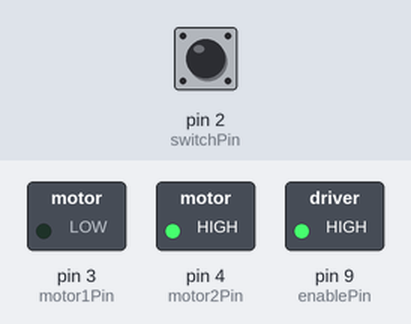
Bench run of a sketch on a simulated Arduino Uno, built with avr-gcc and run on an emulated ATmega328P. Parts: switched loads named in the sketch (green lamp = pin HIGH). Dashed ring = blinking. Inputs (shaded band) come from the test bench; at power-on: pin 2 (switchPin) LOW. What the sketch prints to the serial monitor is not drawn.

Above: at 1.2 s.
1.3 s: pin 2 (switchPin) pulled HIGH for 1 s
At 2.7 s:
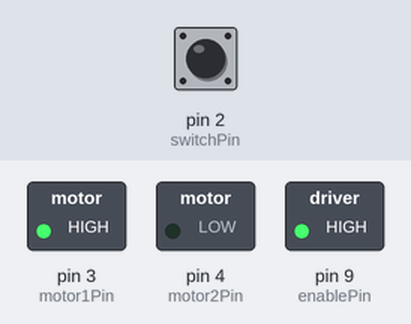
3.8 s: pin 2 (switchPin) pulled HIGH for 0.15 s
At 5.3 s:
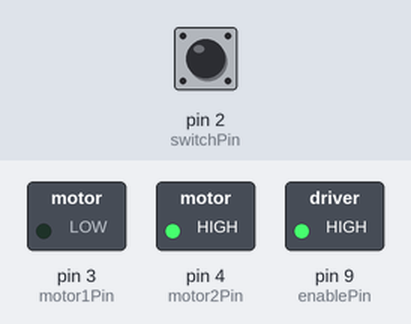
5.6 s: pin 2 (switchPin) pulled HIGH for 3.2 s
At 6.12 s:
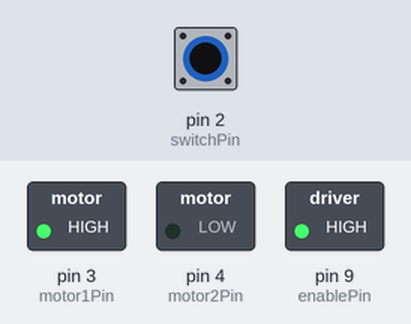
Timing chart, 0 to 10.6 s (numbered marks = the images above; inputs shaded):
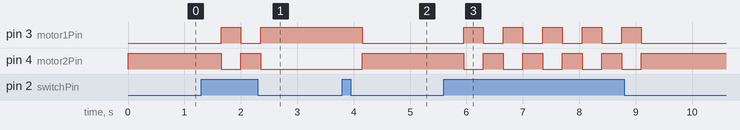

The sketch:

lab4part2.ino
```cpp
const int switchPin = 2;
const int motor1Pin = 3;
const int motor2Pin = 4;
const int enablePin = 9;

int switchState = 0;

void setup() {
  // put your setup code here, to run once:
  pinMode(switchPin, INPUT);
  pinMode(motor1Pin, OUTPUT);
  pinMode(motor2Pin, OUTPUT);
  pinMode(enablePin, OUTPUT);

  digitalWrite(enablePin, HIGH);
  Serial.begin(9600);
}

void loop() {
  // put your main code here, to run repeatedly:
  if (digitalRead(switchPin) == HIGH) {
    switchState = !switchState;
    delay(350);
  }
  Serial.println(switchState);
  if (switchState) {
    digitalWrite(motor1Pin, HIGH);
    digitalWrite(motor2Pin, LOW);
  } else {
    digitalWrite(motor1Pin, LOW);
    digitalWrite(motor2Pin, HIGH);
  }

}
```

Measured:
- after the input at 1.3 s, pin 3 (motor1Pin): LOW → HIGH after 0.35 s, → LOW 0.35 s later, → HIGH 0.35 s later; pin 4 (motor2Pin): HIGH → LOW after 0.35 s, → HIGH 0.35 s later, → LOW 0.35 s later
- after the input at 3.8 s, pin 3 (motor1Pin): HIGH → LOW after 0.35 s; pin 4 (motor2Pin): LOW → HIGH after 0.35 s
- after the input at 5.6 s, pin 3 (motor1Pin): alternates HIGH for 0.35 s and LOW for 0.35 s, 10 changes in all, then stays LOW, starting after 0.35 s; pin 4 (motor2Pin): alternates HIGH for 0.35 s and LOW for 0.35 s, 10 changes in all, then stays HIGH, starting after 0.35 s
